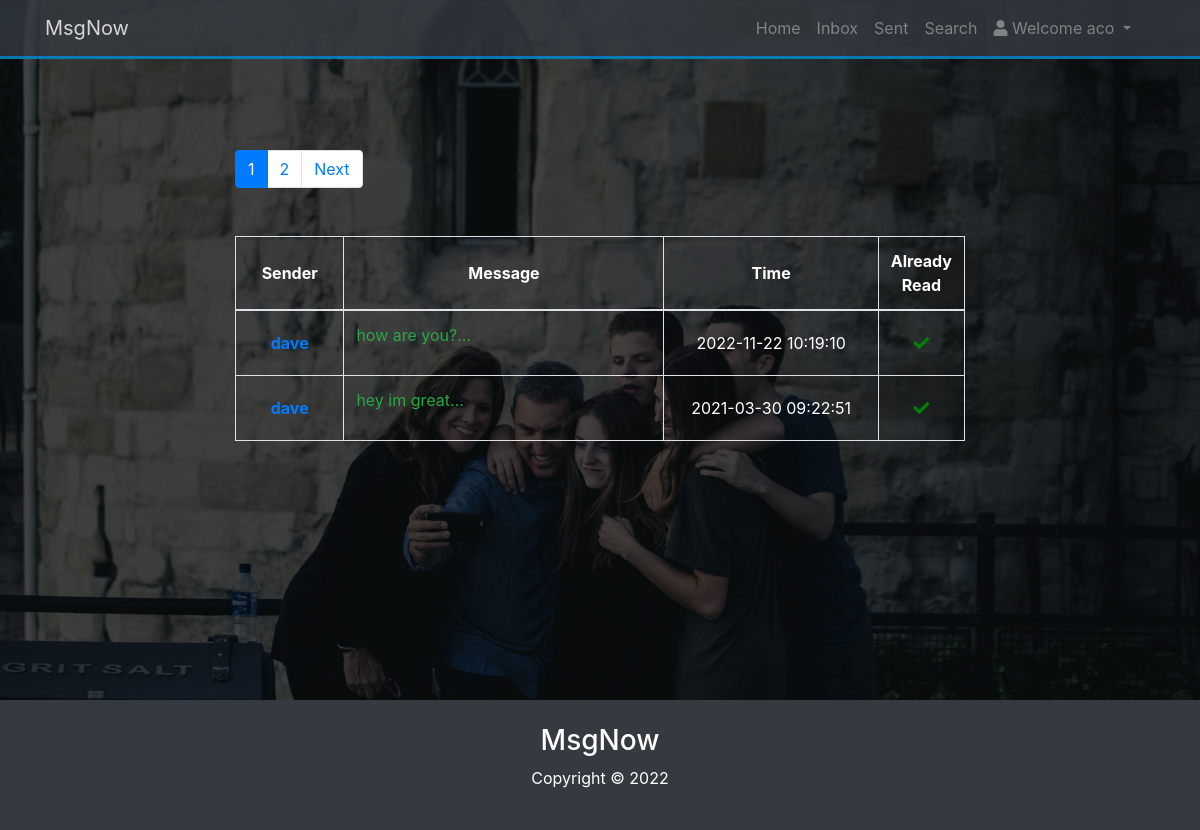
Screenshot of /inbox.php (signed in) with the database file from the repository.
### tables this page shows
CREATE TABLE IF NOT EXISTS `msg` (
  `id` int(11) NOT NULL AUTO_INCREMENT,
  `sender` varchar(100) NOT NULL,
  `recipient` varchar(100) NOT NULL,
  `msg_text` varchar(100) NOT NULL,
  `time` timestamp NOT NULL DEFAULT CURRENT_TIMESTAMP,
  `sent_msg` tinyint(4) NOT NULL DEFAULT '0',
  `read_msg` tinyint(4) NOT NULL DEFAULT '0',
  PRIMARY KEY (`id`),
  KEY `sender` (`sender`),
  KEY `recipient` (`recipient`)
);

### includes/database.php (called while the page is built, shortened)
<?php
class Database {
    public function __construct($host = DB_HOST,$user = DB_USER,$password = DB_PASS,$base = DB_NAME)
    {
        try{
        $this->conn = new PDO("mysql:host=$host;dbname=$base",$user,$password);
        } catch (PDOException $ex){
            echo "Connection failed: " . $ex->getMessage();
        }
    }
}
$database = new Database();
?>

### inbox.php (the view)
<?php include ("includes/home_header.php");?>
<?php
$user = new User($database);
?>
<table class='table table-bordered mt-5'>
    <thead>
    <tr>
        <th class="text-center align-middle" style="width: 15%">Sender</th>
        <th class="text-center align-middle" style="width: 45%">Message</th>
        <th class="text-center align-middle" style="width: 30%">Time</th>
        <th class="text-center align-middle" style="width: 10%">Already Read</th>
    </tr>
    </thead>
    <tbody>
    <tr>
        <?php $row = $user->messages_for_current_user_with_pagination('SELECT id,sender,msg_text,time,read_msg FROM msg WHERE recipient = ? ORDER BY time DESC',$user->username);
        if($row){
        foreach($row as $msg){
            ?>
                <tr>
                 <td class="text-center align-middle"><strong><a href='thread_from_inbox.php?friend=<?php echo $msg->sender;?>'><?php echo $msg->sender;?></a></strong></td>
                    <td><a href="message_from_inbox.php?id=<?php echo $msg->id;?>" class="text-success">
                    <?php echo (strlen($msg->msg_text) > 15) ? substr($msg->msg_text, 0, 15) . '...' : $msg->msg_text; ?></a></td>
                    <td class="text-center align-middle"><?php echo $msg->time;?></td>
                     <td class="text-center align-middle"><?php echo $msg->read_msg==1?"<i class='fas fa-check' style='color:green; background-color: transparent;vertical-align: bottom' ></i>":"<i class='far fa-times-circle' style='color:red'></i>"; ?></td>
                     </tr>
        <?php
        }
        }
        ?>
    </tr>
    </tbody>
</table>
<?php include("includes/home_footer.php"); ?>

### css/style.css (style rules this page uses)
body { background: #333; color: #fff; }
#home-section .fas, #create-section .fas { color: #008ed6; background: #fff; padding: 5px; border-radius: 5px; }

### rows the page displays
msg: sender "dave", msg_text "how are you?", time "2022-11-22 10:19:10", read_msg 1 (drawn)
msg: sender "dave", msg_text "hey im great", time "2021-03-30 09:22:51", read_msg 1 (drawn)

### other values shown
$_SESSION['username'] "aco"
$page "1"
$add1 "2"
